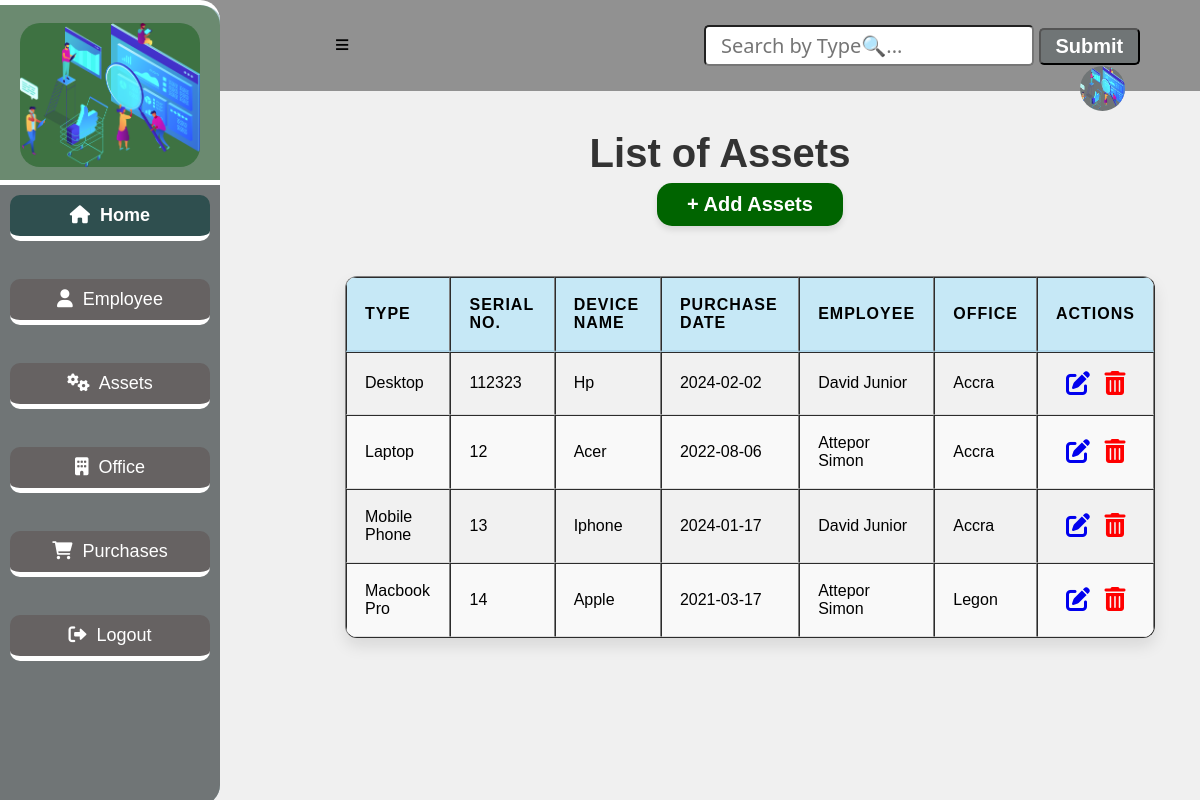
The page /equipment on the database as committed earlier.
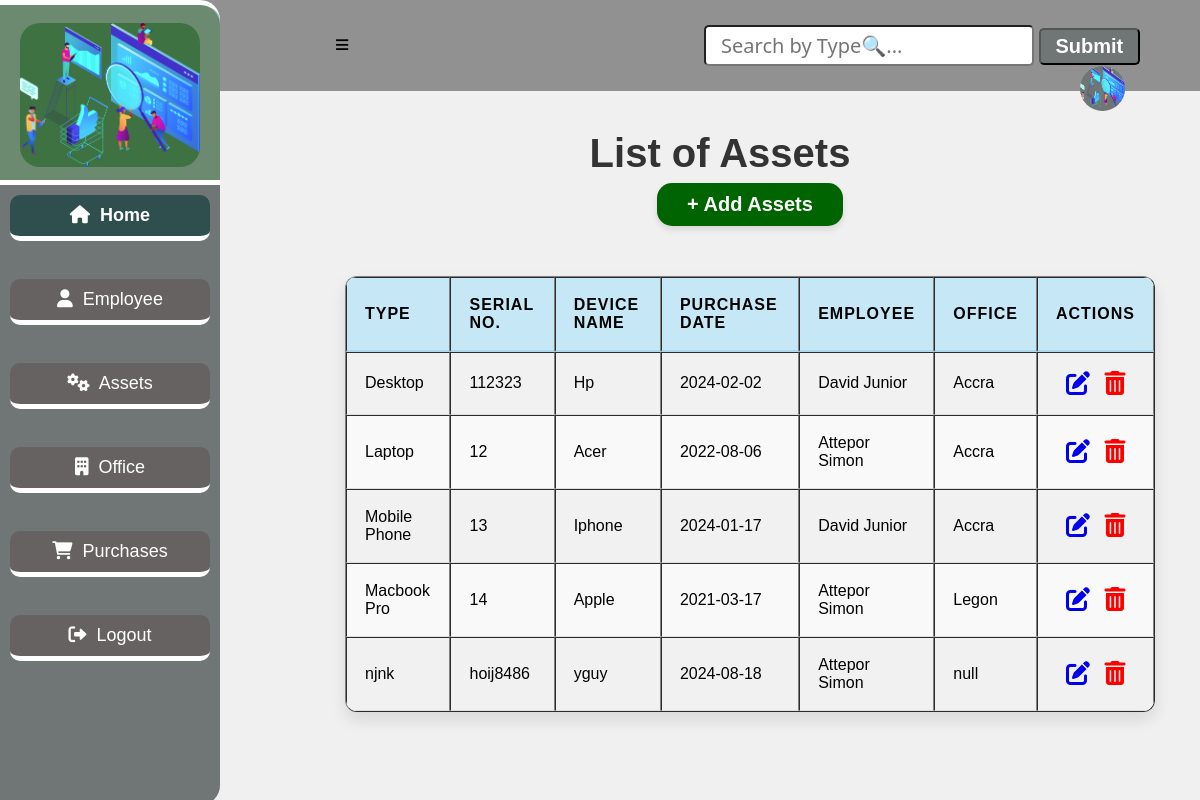
The same page on the database as committed later.
### app.py (models this page shows, shortened)
class Equipment(db.Model):
    __tablename__="equipment"
    barcode_number=db.Column(db.Integer, primary_key=True)
    type=db.Column(db.String(20))
    serial_number=db.Column(db.Integer)
    model_number=db.Column(db.Integer)
    purchase_date=db.Column(db.Integer, db.ForeignKey('purchases.id'))
    employee=db.Column(db.Integer, db.ForeignKey('employees.id'))
    location=db.Column(db.Integer, db.ForeignKey('locations.id'))
    purchase_rel=db.relationship('Purchase', backref='equipment_purchase')
    employee_rel=db.relationship('Employee', backref='equipment_employee')
    location_rel=db.relationship('Location', backref='equipment_location')

### app.py (the view)
@app.route('/equipment')
def equipment_index():
    equipment = Equipment.query.all()
    return render_template('equipmentList.html', equipment = equipment)

### app.py (called while the page is built)
@app.before_request
def create_table():
    db.create_all()

### templates/equipmentList.html (shortened to what this page needs)
<!DOCTYPE html>
<html lang="en">
<head>
    <link rel="stylesheet" href="{{ url_for('static', filename='main.css') }}">
    <link rel="stylesheet" href="https://cdnjs.cloudflare.com/ajax/libs/font-awesome/4.7.0/css/font-awesome.min.css">
    <link rel="stylesheet" href="https://cdnjs.cloudflare.com/ajax/libs/font-awesome/6.0.0-beta3/css/all.min.css">
</head>
<body>
    <div class="header">
        <a href="#" id="sidebar-icon">&#8801;</a>
        <input type="search" id="query" name="search" placeholder="Search by Type🔍...">
        <button id="search-button">Submit</button>
        <a href="#"><img src="{{ url_for('static', filename='bg4.png') }}" alt="Logo"></a>
    </div>
    <section class="sidebar">
        <div class="logo">
            <img src="{{ url_for('static', filename='bg4.png') }}" alt="Logo">
        </div>
        <div class="content">
            <a href="/entry_point" class="home active"><i class="fas fa-home"></i>&nbsp; Home</a><br>
            <a href="/employee" class="home"><i class="fas fa-user"></i>&nbsp;  Employee</a><br>
            <a href="/equipment" class="home"><i class="fas fa-cogs"></i>&nbsp;  Assets</a><br>
            <a href="/location" class="home"><i class="fas fa-building"></i>&nbsp;  Office</a><br>
            <a href="/purchase" class="home"><i class="fas fa-shopping-cart"></i> &nbsp; Purchases</a><br>
            <a href="/login" class="home"><i class="fas fa-sign-out-alt"></i>&nbsp;  Logout</a>
          </div>
    </section>
    <h1 class="marquee">List of Assets</h1>
    <div class="location-form">
        <a href="/add-equipment" class="btn1">+ Add Assets</a>
        <table border="1">
            <thead>
                <tr>
                    <th>Type</th>
                    <th>Serial No.</th>
                    <th>Device Name</th>
                    <th>Purchase Date</th>
                    <th>Employee</th>
                    <th>Office</th>
                    <th>Actions</th>
                </tr>
            </thead>
            <tbody id="table-results">
                {% for equip in equipment %}
                <tr>
                    <td>{{ equip.type }}</td>
                    <td>{{ equip.serial_number }}</td>
                    <td>{{ equip.model_number }}</td>
                    <td>{{ equip.purchase_date }}</td>
                    <td>{{ equip.employee }}</td>
                    <td>{{ equip.location }}</td>
                    <td class="action">
                        <a href="/edit_equipment/{{ equip.barcode_number }}"><i class="fa fa-edit" style="font-size:24px"></i></a>
                        <a href="/delete_equipment/{{ equip.barcode_number }}"><i class="fa fa-trash-o" style="font-size:24px"></i></a>
                    </td>
                </tr>
                {% endfor %}
            </tbody>
        </table>
    </div>
</body>
</html>

### static/main.css (style rules this page uses)
body { margin: 0; padding: 0; font-family: Verdana, sans-serif; background-color: #f0f0f0; height: auto; }
.header { background: #919191; padding: 25px; }
.header input { padding: 5px 15px; font-size: 20px; font-family: 'Segoe UI', Tahoma, Geneva, Verdana, sans-serif; border-radius: 5px; margin-left: 350px; }
.header button { padding: 5px 15px; font-size: 20px; border-radius: 5px; background: #707576; color: #fff; font-weight: bold; }
.header img { width: 45px; height: 45px; background: #707576; border-radius: 50%; float: right; justify-content: center; margin-right: 50px; transition: transform 0.3s ease; }
#sidebar-icon { margin-left: 310px; font-size: 25px; text-decoration: none; color: #000; font-weight: bold; cursor: pointer; transition: color 0.3s ease, transform 0.3s ease; }
.sidebar { position: fixed; top: 0; left: 0; width: 220px; height: 100vh; background: #a5c3c9; border-top: 5px solid #fff; border-radius: 0 20px 20px 0; overflow: hidden; transition: transform 0.3s ease, background 0.3s ease; }
.logo { width: 220px; height: 180px; background: rgba(104, 135, 106, 0.938); display: flex; justify-content: center; align-items: center; border-radius: 0 20px 0 0; }
.logo img { width: 180px; display: block; margin: auto; background-color: rgba(59, 112, 63, 0.938); border-radius: 20px; }
.content { background: #707576; width: 220px; height: calc(100vh - 180px); position: fixed; top: 180px; z-index: 1; border-top: 5px solid #fff; overflow-y: auto; border-radius: 0 0 20px 0; }
.content a { display: flex; text-decoration: none; color: #fff; font-size: 18px; border-bottom: 5px solid white; padding: 10px 15px; justify-content: center; transition: background 0.3s ease, transform 0.3s ease; border-radius: 10px; margin: 10px; }
.home { border: none; outline: none; padding: 10px 16px; background: #666262; cursor: pointer; }
.active, .home:hover { background: darkslategrey; color: black; font-weight: bold; }
h1 { display: flex; font-size: 40px; flex-wrap: wrap; justify-content: center; margin-left: 240px; margin-top: 40px; color: #333; }
.location-form { display: flex; justify-content: center; align-items: center; flex-direction: column; margin-left: 300px; }
table { width: 90%; max-width: 1000px; border-collapse: separate; border-spacing: 0; margin-top: 30px; margin-left: auto; margin-right: auto; background: #ffffff; border-radius: 12px; overflow: hidden; box-shadow: 0 8px 16px rgba(0, 0, 0, 0.1); }
th, td { padding: 18px; text-align: left; font-size: 1em; border-bottom: 1px solid #ddd; }
th { background-color: #c6e8f6; font-weight: bold; text-transform: uppercase; letter-spacing: 1px; border-bottom: 2px solid #b0d8ec; }
tbody tr:nth-child(even) { background-color: #f9f9f9; }
tbody tr:nth-child(odd) { background-color: #f1f1f1; }
.btn1 { background: darkgreen; color: #fff; font-size: 1em; padding: 10px 30px; border-radius: 15px; transition: background-color 0.25s, box-shadow 0.25s, transform 0.25s; margin-bottom: 20px; text-decoration: none; font-size: 20px; display: block; margin-top: -20px; font-weight: bold; box-shadow: 0 4px 6px rgba(0, 0, 0, 0.1); }
.marquee { text-align: center; }
.action a { margin-left: 10px; }
.action .fa-trash-o { color: red; }

Rows that differ between the two databases and show on the page:
added Equipment: type "njnk", serial_number "hoij8486", model_number "yguy", purchase_date "2024-08-18", employee "Attepor Simon", location "null"
